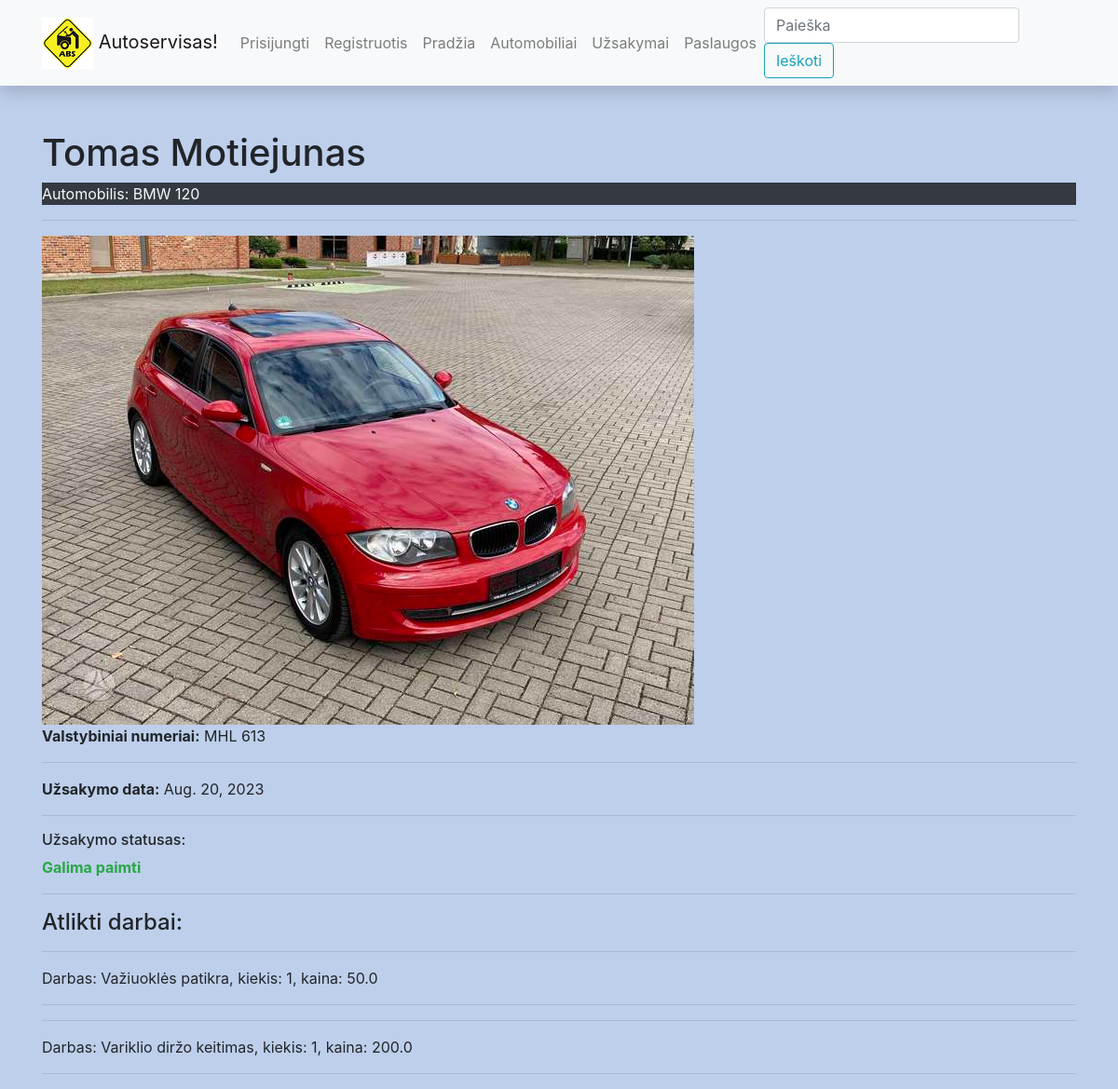
Screenshot of /uzsakymai/7b5a539e-e198-47cd-b565-79f02d8ea4fd with the database file from the repository.
### autoservisas/models.py (models this page shows, shortened)
class Uzsakymas(models.Model):
    id = models.UUIDField(primary_key=True, default=uuid.uuid4)
    data = models.DateField(verbose_name='Užsakymo data')
    suma = models.FloatField('Uzsakymo suma')
    automobilis = models.ForeignKey('Automobilis', on_delete=models.SET_NULL, null=True)
    cover = models.ImageField('Foto', upload_to='covers', null=True, blank=True)
    REPAIR_STATUS = (
        ('p', 'Priimta'),
        ('t', 'Tvarkoma'),
        ('g', 'Galima paimti')
    )
    status = models.CharField(
        max_length=1,
        choices=REPAIR_STATUS,
        blank=True,
        default='p',
        help_text='Tvarkymo statusas',
        verbose_name='Statusas'
    )
    class Meta:
        verbose_name = 'Užsakymas'
        verbose_name_plural = 'Užsakymai'

class Automobilis(models.Model):
    valstybinis_nr = models.CharField('Valstybinis numeris', max_length=15)
    vin = models.CharField('VIN numeris', max_length=21)
    klientas = models.CharField('Klientas', max_length=100)
    automobiliomodelis = models.ForeignKey('AutomobilioModelis', on_delete=models.SET_NULL, null=True, related_name='auto')
    class Meta:
        ordering = ['klientas']
        verbose_name = 'Automobilis'
        verbose_name_plural = 'Automobiliai'

class AutomobilioModelis(models.Model):
    marke = models.CharField('Marke', max_length=100)
    modelis = models.CharField('Modelis', max_length=100)
    metai = models.IntegerField('Metai')
    variklis = models.CharField('Variklis', max_length=100)
    class Meta:
        ordering = ['marke']
        verbose_name = 'Automobilio modelis'
        verbose_name_plural = 'Automobilių modeliai'

class Uzsakymoeilutes(models.Model):
    kiekis = models.IntegerField('Uzsakymu kiekis', help_text='Kiek kartų užsakyta')
    kaina = models.FloatField('Uzsakymo kaina')
    uzsakymas = models.ForeignKey('Uzsakymas', on_delete=models.SET_NULL, null=True)
    paslaugos = models.ForeignKey('Paslaugos', on_delete=models.SET_NULL, null=True)
    class Meta:
        verbose_name = 'Visi užsakymai'
        verbose_name_plural = 'Užsakymų eilutės'

class Paslaugos(models.Model):
    pavadinimas = models.CharField('Paslaugos pavadinimas', max_length=100)
    kaina = models.FloatField('Paslaugos kaina')
    class Meta:
        verbose_name = 'Paslauga'
        verbose_name_plural = 'Paslaugos'

### autoservisas/views.py (the view)
# urls.py: path('uzsakymai/<uuid:pk>', views.UzsakymasDetailView.as_view(), name='uzsakymas-one'),
class UzsakymasDetailView(generic.DetailView):
    model = Uzsakymas
    context_object_name = 'uzsak'
    template_name = 'uzsakymas_detail.html'

### autoservisas/templates/uzsakymas_detail.html
{% extends 'base.html' %}
{% block content %}
<h1>{{ uzsak.automobilis.klientas }}</h1>
<p class="text-light bg-dark">Automobilis: {{ uzsak.automobilis.automobiliomodelis.marke }}
                                            {{ uzsak.automobilis.automobiliomodelis.modelis }}</p>
<hr/>
<img src="{{ uzsak.cover.url }}">
<p><strong>Valstybiniai numeriai:</strong> {{ uzsak.automobilis.valstybinis_nr}} </p>
<hr/>
<p><strong>Užsakymo data:</strong> {{ uzsak.data}} </p>
<hr/>
<h6>Užsakymo statusas:</h6>
    <p class="{% if uzsak.status == 'p' %} text-danger
              {% elif uzsak.status == 't' %} text-warning bg-dark
              {% else %} text-success
              {% endif %}">
     <strong>{{ uzsak.get_status_display }}</strong></p>
<hr/>
<h4>Atlikti darbai: </h4>
{% for darbas in uzsak.uzsakymoeilutes_set.all %}
<hr/>
<p>Darbas: {{ darbas.paslaugos.pavadinimas }}, kiekis: {{ darbas.kiekis }}, kaina: {{ darbas.kaina }}</p>
<hr/>
{% endfor %}
{% endblock %}

### autoservisas/static/css/styles.css (style rules this page uses)
body { background-color: #becfeb; }

### rows the page displays
Uzsakymas: automobilis.klientas "Tomas Motiejunas", automobilis.automobiliomodelis.marke "BMW", automobilis.automobiliomodelis.modelis "120", cover (picture), automobilis.valstybinis_nr "MHL 613", data "Aug. 20, 2023", status "Galima paimti"
Uzsakymoeilutes: paslaugos.pavadinimas "Važiuoklės patikra", kiekis "1", kaina "50.0"
Uzsakymoeilutes: paslaugos.pavadinimas "Variklio diržo keitimas", kiekis "1", kaina "200.0"
